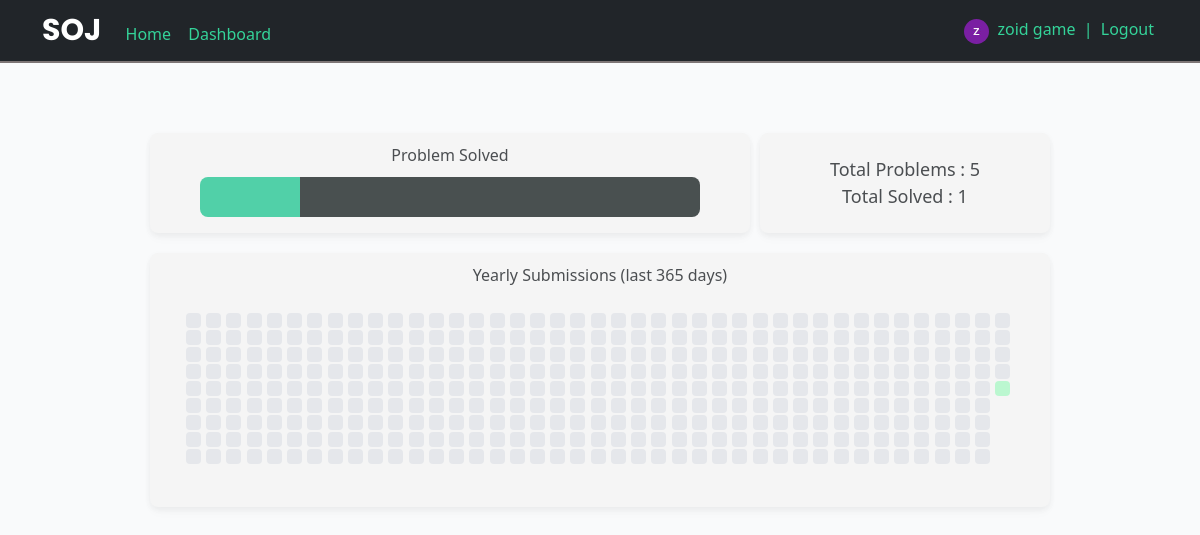
The page /dashboard (signed in) on the database its author committed.
### SOJ/models.py (models this page shows, shortened)
class User(db.Model, UserMixin):
    id = db.Column(db.Integer, primary_key=True)
    username = db.Column(db.String(20), unique=True, nullable=False)
    email = db.Column(db.String(120), unique=True, nullable=False)
    image_file = db.Column(db.String(20), nullable=False, default='default.jpg')
    password = db.Column(db.String(60), nullable=False)

### SOJ/main/routes.py (the view)
@main.route("/dashboard")
def dashboard():
    total_problems = len(Problem.query.all())
    accepted_subs = Submission.query.filter_by(user_id=current_user.id, status='A').all()
    solved = 0
    dates = get_dates()
    subs = []
    tmp_db = Connection('instance/site.db')
    cursor = tmp_db.cursor()
    for d in dates:
        cursor.execute(r"SELECT COUNT(*) FROM submission WHERE user_id = ? AND strftime('%Y-%m-%d', date) = ?", (current_user.id, d))
        total_subs = cursor.fetchone()[0]
        subs.append(total_subs)
    unique = set()
    for sub in accepted_subs:
        unique.add(sub.prob_id)
    solved = len(unique)
    cursor.close()
    tmp_db.close()
    return render_template("statistics.html", solved=solved, total_problems=total_problems, subs=subs, dates=dates)

### SOJ/main/utils.py (called while the page is built)
def get_dates():
    def daterange(date1, date2):
        dates = []
        for n in range(int ((date2 - date1).days)+1):
            dates.append((date1 + timedelta(n)).strftime("%Y-%m-%d"))
        return dates
    end_dt = datetime.utcnow().date()
    start_dt = end_dt - timedelta(days=364)
    dates = daterange(start_dt, end_dt)
    return dates

### SOJ/models.py (called while the page is built)
@login_manager.user_loader
def load_user(user_id):
    return User.query.get(int(user_id))

### SOJ/templates/statistics.html (shortened to what this page needs)
{% extends 'layout.html' %}
{% block content %}
<link rel="stylesheet" href="{{ url_for('static', filename='css/statistics.css') }}">
<div class="d-flex felx-row align-items-center justify-content-center" style="margin-top: 50px;">
    <div class="custom-card" style="margin-top: 20px;width: 600px; height: 100px; background-color: #f5f5f5;">
        <p style="
                margin:0px;
                text-align: center;
                opacity: 0.8;
                margin-bottom: 10px;
            ">
            Problem Solved</p>
        <div class="problems_solved">
            <div class="solved" style="width:{{ 500*(solved/total_problems) }}px;"
            data-bs-toggle="tooltip" data-bs-placement="right" title="Solved : {{ solved }}"></div>
            <div class="unsolved" style="width:{{ 500-500*(solved/total_problems) }}px;"
            data-bs-toggle="tooltip" data-bs-placement="left" title="Unolved : {{ total_problems-solved }}"></div>
        </div>
    </div>
    <div class="custom-card d-flex flex-column justify-content-center align-items-center " style="margin-top: 20px;width: 290px; height: 100px; background-color: #f5f5f5; font-size:18px; padding:20px; margin-left:10px;">
        <p style="margin:0px; opacity:0.8;">Total Problems : {{ total_problems }}</p>
        <p style="margin:0px; opacity:0.8;">Total Solved : {{ solved }}</p>
    </div>
</div>
<div class="d-flex felx-row align-items-center justify-content-center" style="min-width: 900px;">
    <div class="custom-card" style="margin-top: 20px;width: 900px; background-color: #f5f5f5;">
        <p style="
                margin:0px;
                text-align: center;
                opacity: 0.8;
            ">
            Yearly Submissions (last 365 days)</p>
        <div class="yearly-calender">
            {% for i in range(365) %}
                {% if subs[i] >= 1 and subs[i]<=2 %}
                    <div class="heat-box box1"
                    data-bs-toggle="tooltip" data-bs-placement="right" title="{{ '{1} Submissions : {0}'.format(subs[i], dates[i]) }}"></div>
                {% elif subs[i] > 2 and subs[i] <= 4 %}
                    <div class="heat-box box2"
                    data-bs-toggle="tooltip" data-bs-placement="right" title="{{ '{1} Submissions : {0}'.format(subs[i], dates[i]) }}"></div>
                {% elif subs[i] > 5 %}
                    <div class="heat-box box3"
                    data-bs-toggle="tooltip" data-bs-placement="right" title="{{ '{1} Submissions : {0}'.format(subs[i], dates[i]) }}"></div>
                {% else %}
                    <div class="heat-box"
                    data-bs-toggle="tooltip" data-bs-placement="right" title="{{ '{1} Submissions : {0}'.format(subs[i], dates[i]) }}"></div>
                {% endif %}
            {% endfor %}
        </div>
    </div>
</div>
{% endblock %}

### SOJ/templates/layout.html (shortened to what this page needs)
<!DOCTYPE html>
<html>
<head>
    <link href="https://cdn.jsdelivr.net/npm/bootstrap@5.0.2/dist/css/bootstrap.min.css" rel="stylesheet">
    <link rel="stylesheet" href="{{ url_for('static', filename='css/layout.css') }}">
</head>
<body style="background-color: #f9fafb;">
    <nav class="navbar navbar-dark bg-dark ">
        <div class="container">
            <div>
                <a  class="navbar-brand" style="font-size:30px; font-weight: bold; font-family: 'Poppins', sans-serif;">SOJ</a>
                <a href="/" class="custom-link">Home</a>
                {% if current_user.is_authenticated %}
                    <a href="{{ url_for('main.dashboard') }}" class="custom-link" style="margin-left:5px;">Dashboard</a>
                {% endif %}
            </div>
            <div>
                {% if current_user.is_authenticated %}
                <img class="rounded-circle" src="{{ url_for('static', filename='profile_pics/' + current_user.image_file) }}" width="25" height="25" >
                    <a class="custom-link" href="{{ url_for('users.account') }}">{{ current_user.username }} </a><span style="color: #34d399  ;">| </span>
                    <a class="custom-link" href="{{ url_for('users.logout') }}">Logout</a>
                {% else %}
                    <a class="custom-link" href="{{ url_for('users.login') }}">Login</a>
                {% endif %}
        </div>
    </nav>
    {% block content %}{% endblock %}
</body>
</html>

### SOJ/static/css/layout.css (style rules this page uses)
.custom-card { background-color: white; padding: 10px ; border-radius: 8px; box-shadow: rgba(0, 0, 0, 0.04) 0px 2px 6px, rgba(0, 0, 0, 0.02) 0px 4px 8px, rgba(0, 0, 0, 0.02) 0px 6px 12px; }
a { transition: all 0.3s; }
.custom-link { text-decoration: None; padding: 4px; color: #34d399 ; }
nav { border-bottom: 2px solid rgb(125, 117, 117); }

### SOJ/static/css/statistics.css (style rules this page uses)
.yearly-calender { margin: 5px; padding: 20px; display: flex; flex-wrap: wrap; flex-direction: column; height : 200px; align-items: left; justify-content: left; }
.heat-box { width: 15px; height: 15px; margin: 1px; border-radius: 4px; background-color: #e5e7eb; }
.box1 { background-color: #bbf7d0; }
.problems_solved { display: flex; flex-direction: row; justify-content: center; }
.solved { height: 40px; background-color: #51d0a8; border-radius: 8px 0px 0px 8px; transition: all 0.2s ; }
.unsolved { height: 40px; background-color: rgb(73, 80, 80); border-radius: 0px 8px 8px 0px; transition: all 0.2s ; }

### rows shown on the page
User: image_file (picture), username "zoid game"

### other values the page prints
{{ total_problems }} "5"
{{ solved }} "1"
